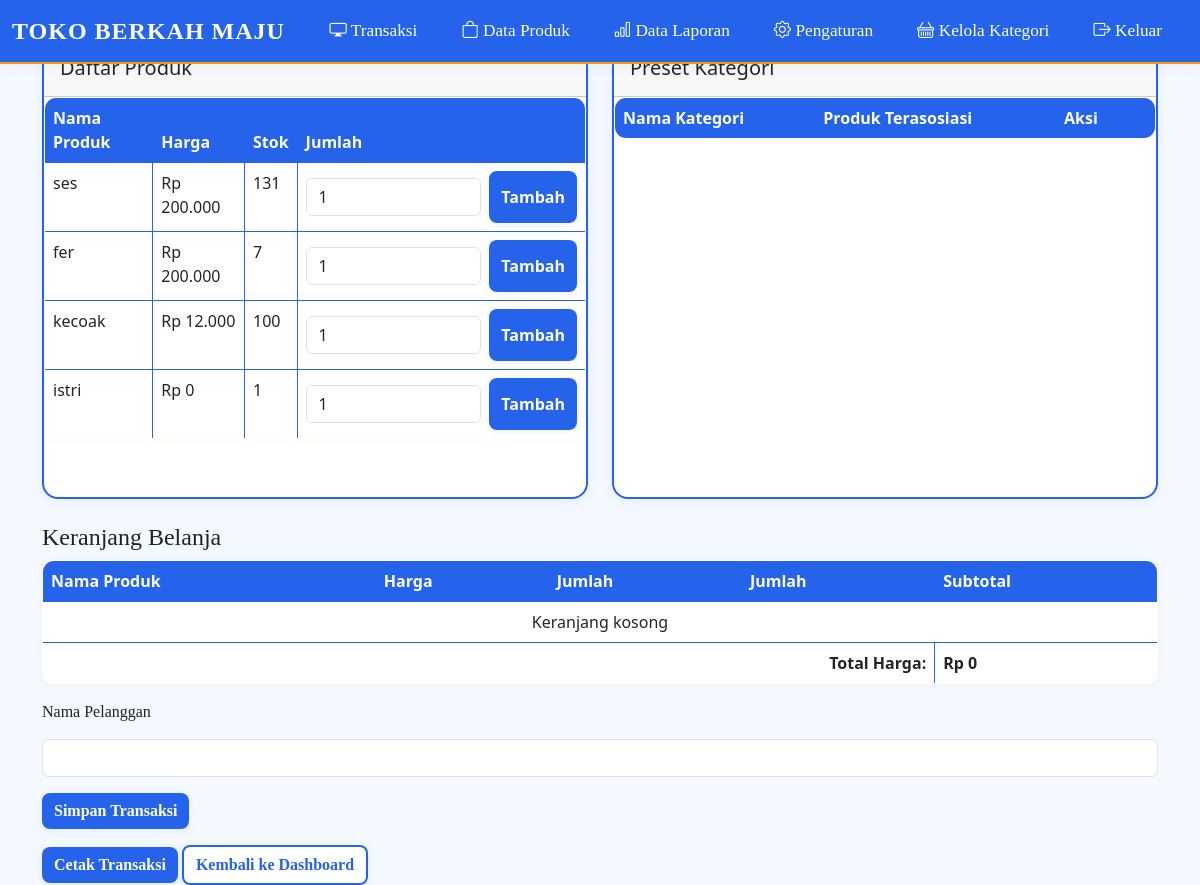
The page /transaksi.php (signed in) on the database as committed earlier.
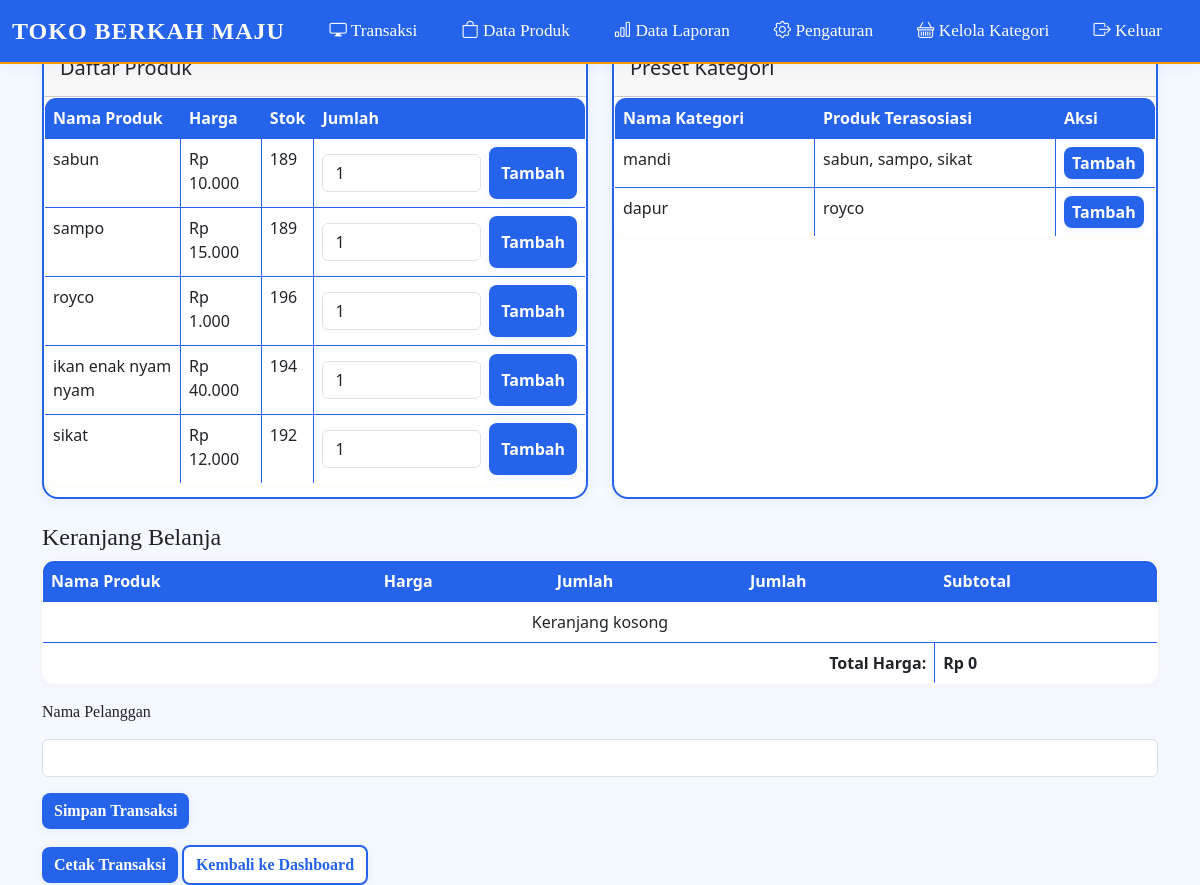
The same page on the database as committed later.
### tables this page shows
CREATE TABLE `produk` (
  `id` int(11) NOT NULL,
  `kode_produk` varchar(50) NOT NULL,
  `nama_produk` varchar(100) NOT NULL,
  `harga` int(11) NOT NULL,
  `stok` int(11) NOT NULL,
  `gambar` varchar(255) DEFAULT NULL,
  `kategori_id` int(11) DEFAULT NULL
);

CREATE TABLE `kategori` (
  `id` int(11) NOT NULL,
  `nama_kategori` varchar(50) NOT NULL,
  `ikon` varchar(100) DEFAULT NULL
);

### transaksi.php (the view, shortened to what the changed rows need)
<?php
include 'init.php';
$query_produk = "SELECT * FROM produk";
$result_produk = mysqli_query($koneksi, $query_produk);
$query_kategori = "SELECT * FROM kategori";
$result_kategori = mysqli_query($koneksi, $query_kategori);
?>
<!DOCTYPE html>
<html lang="id">
<head>
    <link href="https://cdn.jsdelivr.net/npm/bootstrap@5.3.0-alpha1/dist/css/bootstrap.min.css" rel="stylesheet">
    <link rel="stylesheet" href="custom_style.php">
</head>
<body class="with-navbar-padding">
    <?php include 'navbar.php'; ?>
    <div class="container mt-5 mb-5">
        <div class="row">
            <div class="col-md-6">
                <div class="card mb-4">
                    <div class="scrollable-content">
                        <table class="table table-bordered m-0">
                            <thead>
                                <tr class="sticky-header">
                                    <th>Nama Produk</th>
                                    <th>Harga</th>
                                    <th>Stok</th>
                                    <th>Jumlah</th>
                                </tr>
                            </thead>
                            <tbody>
                                <?php
                                mysqli_data_seek($result_produk, 0);
                                while ($produk = mysqli_fetch_assoc($result_produk)):
                                ?>
                                    <tr>
                                        <td><?= htmlspecialchars($produk['nama_produk']); ?></td>
                                        <td>Rp <?= number_format($produk['harga'], 0, ',', '.'); ?></td>
                                        <td><?= htmlspecialchars($produk['stok']); ?></td>
                                        <td>
                                            <form method="POST" action="transaksi.php" class="d-flex">
                                                <input type="number" name="jumlah" value="1" min="1" class="form-control me-2" required>
                                                <button type="submit" name="tambah_ke_keranjang" class="btn btn-success">Tambah</button>
                                            </form>
                                        </td>
                                    </tr>
                                <?php endwhile; ?>
                            </tbody>
                        </table>
                    </div>
                </div>
            </div>
            <div class="col-md-6">
                <div class="card mb-4">
                    <div class="scrollable-content">
                        <table class="table table-bordered m-0">
                            <thead>
                                <tr class="sticky-header">
                                    <th>Nama Kategori</th>
                                    <th>Produk Terasosiasi</th>
                                    <th width="100">Aksi</th>
                                </tr>
                            </thead>
                            <tbody>
                                <?php
                                mysqli_data_seek($result_kategori, 0);
                                while ($kategori = mysqli_fetch_assoc($result_kategori)):
                                    $kategori_id = $kategori['id'];
                                    $produk_query = "SELECT nama_produk FROM produk WHERE kategori_id = $kategori_id";
                                    $produk_result = mysqli_query($koneksi, $produk_query);
                                    $produk_names = [];
                                    while ($produk = mysqli_fetch_assoc($produk_result)) {
                                        $produk_names[] = $produk['nama_produk'];
                                    }
                                    $produk_list = implode(', ', $produk_names);
                                ?>
                                    <tr>
                                        <td><?= htmlspecialchars($kategori['nama_kategori']); ?></td>
                                        <td>
                                            <?php if (!empty($produk_list)): ?>
                                                <?= htmlspecialchars($produk_list); ?>
                                            <?php else: ?>
                                                <em>Tidak ada produk</em>
                                            <?php endif; ?>
                                        </td>
                                        <td>
                                            <form method="POST" action="">
                                                <button type="submit" name="tambah_kategori" class="btn btn-primary btn-sm">Tambah</button>
                                            </form>
                                        </td>
                                    </tr>
                                <?php endwhile; ?>
                            </tbody>
                        </table>
                    </div>
                </div>
            </div>
        </div>
        <div id="print-area">
            <table class="table table-bordered">
                <thead>
                    <tr>
                        <th>Nama Produk</th>
                        <th>Harga</th>
                        <th class="no-print">Jumlah</th>
                        <th>Jumlah</th>
                        <th>Subtotal</th>
                    </tr>
                </thead>
            </table>
        </div>
    </div>
</body>
</html>

Rows that differ between the two databases and show on the page:
removed produk: nama_produk "ses", harga "200.000", stok "131"
removed produk: nama_produk "fer", harga "200.000", stok "7"
removed produk: nama_produk "kecoak", harga "12.000", stok "100"
removed produk: nama_produk "istri", harga "0", stok "1"
added produk: nama_produk "sabun", harga "10.000", stok "189"
added produk: nama_produk "sampo", harga "15.000", stok "189"
added produk: nama_produk "royco", harga "1.000", stok "196"
added produk: nama_produk "ikan enak nyam nyam", harga "40.000", stok "194"
added produk: nama_produk "sikat", harga "12.000", stok "192"
added kategori: nama_kategori "mandi", produk_list "sabun, sampo, sikat"
added kategori: nama_kategori "dapur", produk_list "royco"
